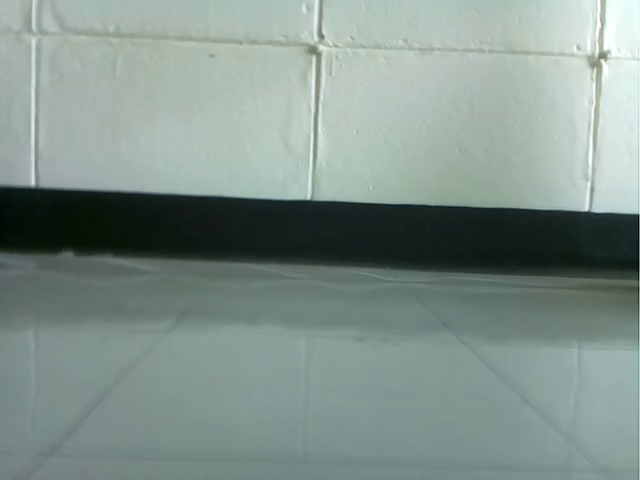
#> input picture frame 49 of Labs/Data/Lab03/checkerboard/car.mp4, 640 x 480 px, given in place of robot.mp4, which was not available
$ python main.py
#> lines starting #> are read from the running program, lines starting #| are printed output that depends on the picture
import sys
import cv2 as cv

VIDEO_FILE = "../../../Data/robot.mp4"
ROTATE = False

if __name__ == "__main__":
    key = ord(" ")

    # Open video file
    videoCapture = cv.VideoCapture(VIDEO_FILE)
    height = videoCapture.get(cv.CAP_PROP_FRAME_HEIGHT)
    width = videoCapture.get(cv.CAP_PROP_FRAME_WIDTH)
    totalFrameNum = int(videoCapture.get(cv.CAP_PROP_FRAME_COUNT))
    if not videoCapture.isOpened():
        print("ERROR! Unable to open video file {}".format(VIDEO_FILE))
        sys.exit()

    # Capture loop
    while True:
        # Get the next frame when press <space>
        if key == ord(" "):
            _, matFrameCapture = videoCapture.read()
#> matFrameCapture is the input picture: shape (480, 640, 3); mean B, G, R 139.6, 146.4, 129.8
            currentFrameNum = int(videoCapture.get(cv.CAP_PROP_POS_FRAMES))
            if matFrameCapture is None:
                # End of video
                break

            # Rotate Video
            if ROTATE:
                # Rotate 180 degree and put image to matFrameDisplay
                matFrameDisplay = cv.rotate(matFrameCapture, cv.ROTATE_180)
            else:
                matFrameDisplay = matFrameCapture

            # Resize the frame
            height_ratio = 768.0 / height
            width_ratio = 1366.0 / width
            down_height = int(height * height_ratio)
            down_width = int(width * width_ratio)
            matFrameDisplay = cv.resize(matFrameDisplay,
                                        (down_width, down_height),
                                        width_ratio, height_ratio,
                                        cv.INTER_LINEAR)
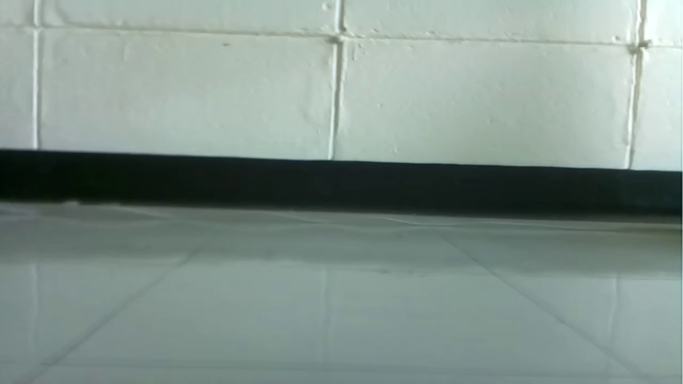
#> matFrameDisplay: shape (768, 1366, 3) (shown at 1/2 size); mean B, G, R 139.5, 146.3, 129.7

            # 1366p x 768p frame display in resizeable, keep aspect ratio, and show expended GUI
            cv.namedWindow("ROBOT.MP4", flags=cv.WINDOW_NORMAL | cv.WINDOW_KEEPRATIO | cv.WINDOW_GUI_EXPANDED)

            # Display the frame
            cv.imshow("ROBOT.MP4", matFrameDisplay)

            # Display overlay explanatory information
            explanatory_info = f"{currentFrameNum} / {totalFrameNum} " \
                               f"frames. Press <space> for next frame. Press <q> to quit."
            cv.displayOverlay("ROBOT.MP4", explanatory_info)

        # Quit when press <q>
        if key == ord('q'):
            break

        # Exit program on window close
        if cv.getWindowProperty("ROBOT.MP4", cv.WND_PROP_VISIBLE) != 1:
            break

        key = cv.pollKey()
#> (key q is pressed here)
    cv.destroyAllWindows()

$ run again, starting later in the video
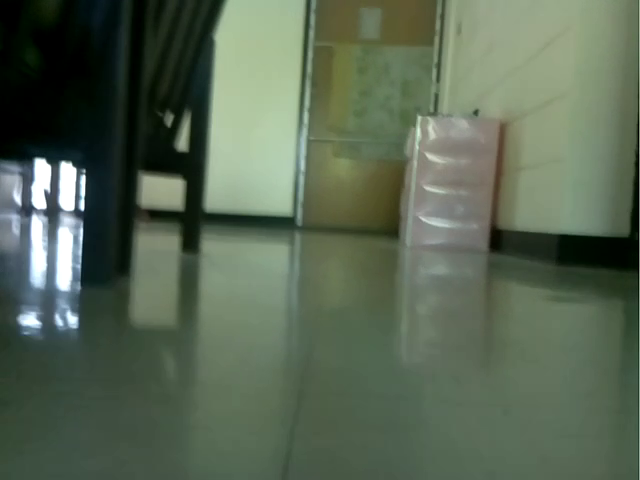
#> input picture frame 221 of Labs/Data/Lab03/checkerboard/car.mp4, 640 x 480 px, given in place of robot.mp4, which was not available
#> matFrameCapture is the input picture: shape (480, 640, 3); mean B, G, R 83.4, 102.5, 88.2
#> `matFrameDisplay = cv.resize(matFrameDisplay, (down_width, down_height)..`:
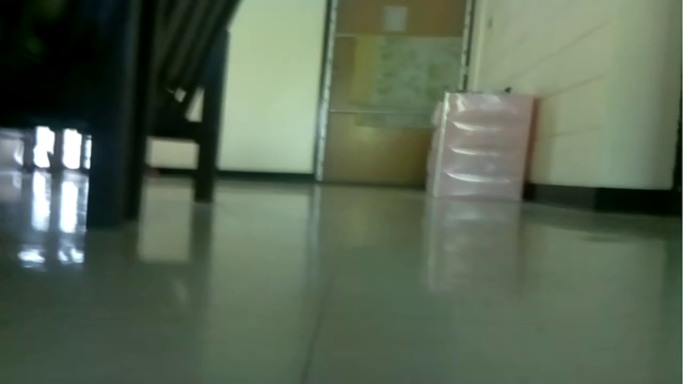
#> matFrameDisplay: shape (768, 1366, 3) (shown at 1/2 size); mean B, G, R 83.3, 102.4, 88.2

$ run again, starting later in the video
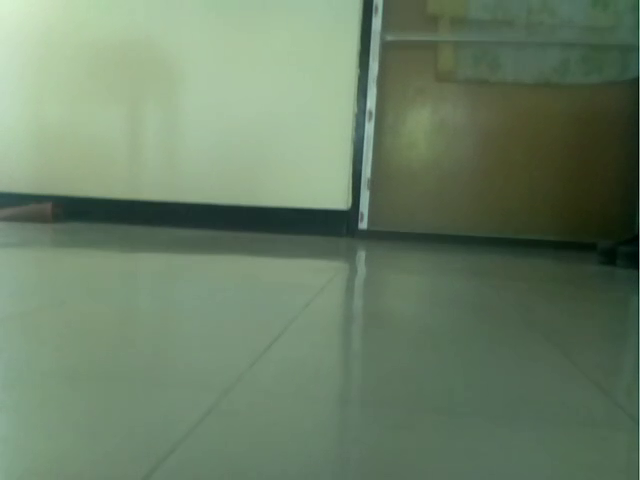
#> input picture frame 393 of Labs/Data/Lab03/checkerboard/car.mp4, 640 x 480 px, given in place of robot.mp4, which was not available
#> matFrameCapture is the input picture: shape (480, 640, 3); mean B, G, R 102.5, 127.4, 106.5
#> `matFrameDisplay = cv.resize(matFrameDisplay, (down_width, down_height)..`:
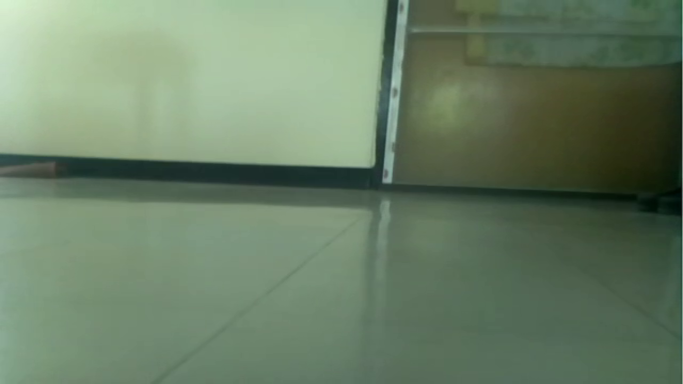
#> matFrameDisplay: shape (768, 1366, 3) (shown at 1/2 size); mean B, G, R 102.5, 127.4, 106.5
